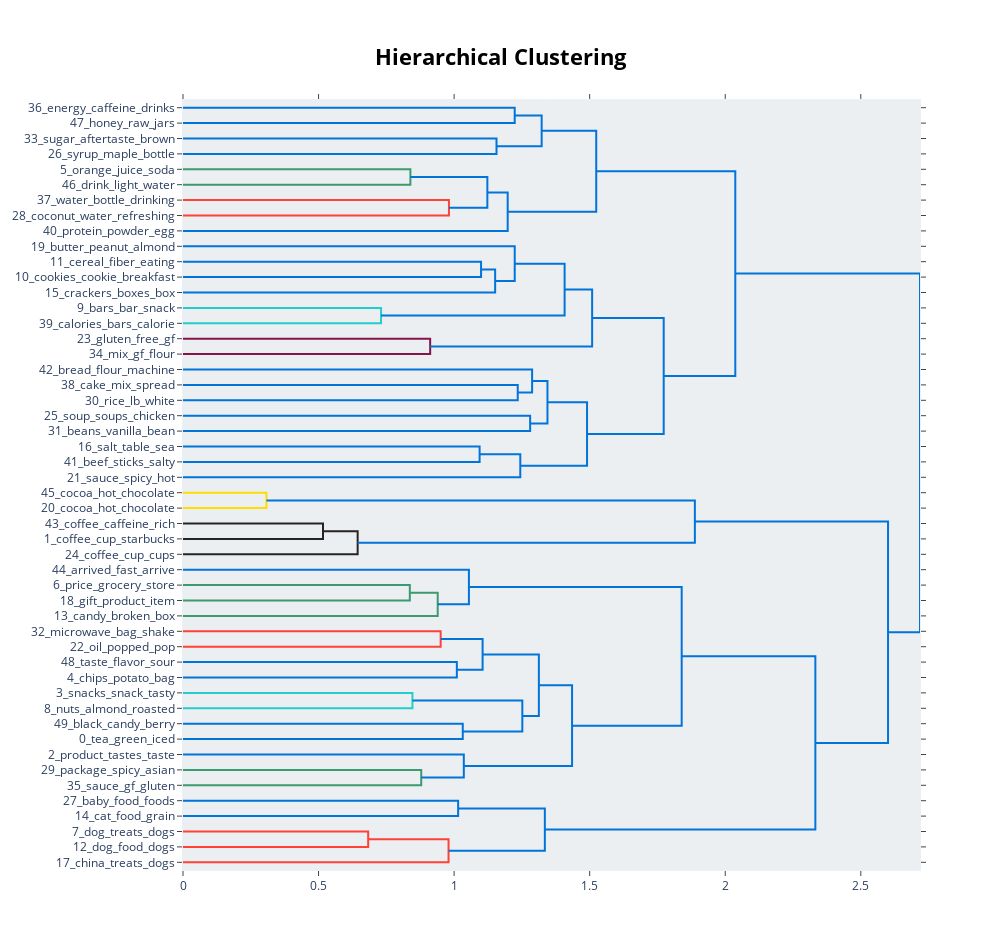

This figure's notebook cell:
### Code cell
topic_model.visualize_hierarchy(top_n_topics=50)

### Figure 1 — Plotly figure (JSON) as saved in the notebook; plotly's stock layout.template omitted (floating-point values rounded to 4 significant figures)
{"data": [{"hoverinfo": "text", "marker": {"color": "rgb(0,116,217)"}, "mode": "lines", "type": "scatter", "x": [0, 1.223, 1.223, 0], "xaxis": "x", "y": [-5, -5, -15, -15], "yaxis": "y"}, {"hoverinfo": "text", "marker": {"color": "rgb(0,116,217)"}, "mode": "lines", "type": "scatter", "x": [0, 1.156, 1.156, 0], "xaxis": "x", "y": [-25, -25, -35, -35], "yaxis": "y"}, {"hoverinfo": "text", "marker": {"color": "rgb(0,116,217)"}, "mode": "lines", "type": "scatter", "x": [1.223, 1.323, 1.323, 1.156], "xaxis": "x", "y": [-10, -10, -30, -30], "yaxis": "y"}, {"hoverinfo": "text", "marker": {"color": "rgb(61,153,112)"}, "mode": "lines", "type": "scatter", "x": [0, 0.8387, 0.8387, 0], "xaxis": "x", "y": [-45, -45, -55, -55], "yaxis": "y"}, {"hoverinfo": "text", "marker": {"color": "rgb(255,65,54)"}, "mode": "lines", "type": "scatter", "x": [0, 0.9809, 0.9809, 0], "xaxis": "x", "y": [-65, -65, -75, -75], "yaxis": "y"}, {"hoverinfo": "text", "marker": {"color": "rgb(0,116,217)"}, "mode": "lines", "type": "scatter", "x": [0.8387, 1.123, 1.123, 0.9809], "xaxis": "x", "y": [-50, -50, -70, -70], "yaxis": "y"}, {"hoverinfo": "text", "marker": {"color": "rgb(0,116,217)"}, "mode": "lines", "type": "scatter", "x": [1.123, 1.198, 1.198, 0], "xaxis": "x", "y": [-60, -60, -85, -85], "yaxis": "y"}, {"hoverinfo": "text", "marker": {"color": "rgb(0,116,217)"}, "mode": "lines", "type": "scatter", "x": [1.323, 1.524, 1.524, 1.198], "xaxis": "x", "y": [-20, -20, -72.5, -72.5], "yaxis": "y"}, {"hoverinfo": "text", "marker": {"color": "rgb(0,116,217)"}, "mode": "lines", "type": "scatter", "x": [0, 1.099, 1.099, 0], "xaxis": "x", "y": [-105, -105, -115, -115], "yaxis": "y"}, {"hoverinfo": "text", "marker": {"color": "rgb(0,116,217)"}, "mode": "lines", "type": "scatter", "x": [1.099, 1.151, 1.151, 0], "xaxis": "x", "y": [-110, -110, -125, -125], "yaxis": "y"}, {"hoverinfo": "text", "marker": {"color": "rgb(0,116,217)"}, "mode": "lines", "type": "scatter", "x": [0, 1.224, 1.224, 1.151], "xaxis": "x", "y": [-95, -95, -117.5, -117.5], "yaxis": "y"}, {"hoverinfo": "text", "marker": {"color": "rgb(35,205,205)"}, "mode": "lines", "type": "scatter", "x": [0, 0.7305, 0.7305, 0], "xaxis": "x", "y": [-135, -135, -145, -145], "yaxis": "y"}, {"hoverinfo": "text", "marker": {"color": "rgb(0,116,217)"}, "mode": "lines", "type": "scatter", "x": [1.224, 1.408, 1.408, 0.7305], "xaxis": "x", "y": [-106.2, -106.2, -140, -140], "yaxis": "y"}, {"hoverinfo": "text", "marker": {"color": "rgb(133,20,75)"}, "mode": "lines", "type": "scatter", "x": [0, 0.9117, 0.9117, 0], "xaxis": "x", "y": [-155, -155, -165, -165], "yaxis": "y"}, {"hoverinfo": "text", "marker": {"color": "rgb(0,116,217)"}, "mode": "lines", "type": "scatter", "x": [1.408, 1.509, 1.509, 0.9117], "xaxis": "x", "y": [-123.1, -123.1, -160, -160], "yaxis": "y"}, {"hoverinfo": "text", "marker": {"color": "rgb(0,116,217)"}, "mode": "lines", "type": "scatter", "x": [0, 1.235, 1.235, 0], "xaxis": "x", "y": [-185, -185, -195, -195], "yaxis": "y"}, {"hoverinfo": "text", "marker": {"color": "rgb(0,116,217)"}, "mode": "lines", "type": "scatter", "x": [0, 1.288, 1.288, 1.235], "xaxis": "x", "y": [-175, -175, -190, -190], "yaxis": "y"}, {"hoverinfo": "text", "marker": {"color": "rgb(0,116,217)"}, "mode": "lines", "type": "scatter", "x": [0, 1.28, 1.28, 0], "xaxis": "x", "y": [-205, -205, -215, -215], "yaxis": "y"}, {"hoverinfo": "text", "marker": {"color": "rgb(0,116,217)"}, "mode": "lines", "type": "scatter", "x": [1.288, 1.344, 1.344, 1.28], "xaxis": "x", "y": [-182.5, -182.5, -210, -210], "yaxis": "y"}, {"hoverinfo": "text", "marker": {"color": "rgb(0,116,217)"}, "mode": "lines", "type": "scatter", "x": [0, 1.094, 1.094, 0], "xaxis": "x", "y": [-225, -225, -235, -235], "yaxis": "y"}, {"hoverinfo": "text", "marker": {"color": "rgb(0,116,217)"}, "mode": "lines", "type": "scatter", "x": [1.094, 1.244, 1.244, 0], "xaxis": "x", "y": [-230, -230, -245, -245], "yaxis": "y"}, {"hoverinfo": "text", "marker": {"color": "rgb(0,116,217)"}, "mode": "lines", "type": "scatter", "x": [1.344, 1.49, 1.49, 1.244], "xaxis": "x", "y": [-196.2, -196.2, -237.5, -237.5], "yaxis": "y"}, {"hoverinfo": "text", "marker": {"color": "rgb(0,116,217)"}, "mode": "lines", "type": "scatter", "x": [1.509, 1.773, 1.773, 1.49], "xaxis": "x", "y": [-141.6, -141.6, -216.9, -216.9], "yaxis": "y"}, {"hoverinfo": "text", "marker": {"color": "rgb(0,116,217)"}, "mode": "lines", "type": "scatter", "x": [1.524, 2.037, 2.037, 1.773], "xaxis": "x", "y": [-46.25, -46.25, -179.2, -179.2], "yaxis": "y"}, {"hoverinfo": "text", "marker": {"color": "rgb(255,220,0)"}, "mode": "lines", "type": "scatter", "x": [0, 0.3077, 0.3077, 0], "xaxis": "x", "y": [-255, -255, -265, -265], "yaxis": "y"}, {"hoverinfo": "text", "marker": {"color": "rgb(40,35,35)"}, "mode": "lines", "type": "scatter", "x": [0, 0.5164, 0.5164, 0], "xaxis": "x", "y": [-275, -275, -285, -285], "yaxis": "y"}, {"hoverinfo": "text", "marker": {"color": "rgb(40,35,35)"}, "mode": "lines", "type": "scatter", "x": [0.5164, 0.6442, 0.6442, 0], "xaxis": "x", "y": [-280, -280, -295, -295], "yaxis": "y"}, {"hoverinfo": "text", "marker": {"color": "rgb(0,116,217)"}, "mode": "lines", "type": "scatter", "x": [0.3077, 1.888, 1.888, 0.6442], "xaxis": "x", "y": [-260, -260, -287.5, -287.5], "yaxis": "y"}, {"hoverinfo": "text", "marker": {"color": "rgb(61,153,112)"}, "mode": "lines", "type": "scatter", "x": [0, 0.8366, 0.8366, 0], "xaxis": "x", "y": [-315, -315, -325, -325], "yaxis": "y"}, {"hoverinfo": "text", "marker": {"color": "rgb(61,153,112)"}, "mode": "lines", "type": "scatter", "x": [0.8366, 0.9395, 0.9395, 0], "xaxis": "x", "y": [-320, -320, -335, -335], "yaxis": "y"}, {"hoverinfo": "text", "marker": {"color": "rgb(0,116,217)"}, "mode": "lines", "type": "scatter", "x": [0, 1.055, 1.055, 0.9395], "xaxis": "x", "y": [-305, -305, -327.5, -327.5], "yaxis": "y"}, {"hoverinfo": "text", "marker": {"color": "rgb(255,65,54)"}, "mode": "lines", "type": "scatter", "x": [0, 0.9504, 0.9504, 0], "xaxis": "x", "y": [-345, -345, -355, -355], "yaxis": "y"}, {"hoverinfo": "text", "marker": {"color": "rgb(0,116,217)"}, "mode": "lines", "type": "scatter", "x": [0, 1.01, 1.01, 0], "xaxis": "x", "y": [-365, -365, -375, -375], "yaxis": "y"}, {"hoverinfo": "text", "marker": {"color": "rgb(0,116,217)"}, "mode": "lines", "type": "scatter", "x": [0.9504, 1.105, 1.105, 1.01], "xaxis": "x", "y": [-350, -350, -370, -370], "yaxis": "y"}, {"hoverinfo": "text", "marker": {"color": "rgb(35,205,205)"}, "mode": "lines", "type": "scatter", "x": [0, 0.8463, 0.8463, 0], "xaxis": "x", "y": [-385, -385, -395, -395], "yaxis": "y"}, {"hoverinfo": "text", "marker": {"color": "rgb(0,116,217)"}, "mode": "lines", "type": "scatter", "x": [0, 1.032, 1.032, 0], "xaxis": "x", "y": [-405, -405, -415, -415], "yaxis": "y"}, {"hoverinfo": "text", "marker": {"color": "rgb(0,116,217)"}, "mode": "lines", "type": "scatter", "x": [0.8463, 1.252, 1.252, 1.032], "xaxis": "x", "y": [-390, -390, -410, -410], "yaxis": "y"}, {"hoverinfo": "text", "marker": {"color": "rgb(0,116,217)"}, "mode": "lines", "type": "scatter", "x": [1.105, 1.313, 1.313, 1.252], "xaxis": "x", "y": [-360, -360, -400, -400], "yaxis": "y"}, {"hoverinfo": "text", "marker": {"color": "rgb(61,153,112)"}, "mode": "lines", "type": "scatter", "x": [0, 0.8787, 0.8787, 0], "xaxis": "x", "y": [-435, -435, -445, -445], "yaxis": "y"}, {"hoverinfo": "text", "marker": {"color": "rgb(0,116,217)"}, "mode": "lines", "type": "scatter", "x": [0, 1.036, 1.036, 0.8787], "xaxis": "x", "y": [-425, -425, -440, -440], "yaxis": "y"}, {"hoverinfo": "text", "marker": {"color": "rgb(0,116,217)"}, "mode": "lines", "type": "scatter", "x": [1.313, 1.435, 1.435, 1.036], "xaxis": "x", "y": [-380, -380, -432.5, -432.5], "yaxis": "y"}, {"hoverinfo": "text", "marker": {"color": "rgb(0,116,217)"}, "mode": "lines", "type": "scatter", "x": [1.055, 1.839, 1.839, 1.435], "xaxis": "x", "y": [-316.2, -316.2, -406.2, -406.2], "yaxis": "y"}, {"hoverinfo": "text", "marker": {"color": "rgb(0,116,217)"}, "mode": "lines", "type": "scatter", "x": [0, 1.015, 1.015, 0], "xaxis": "x", "y": [-455, -455, -465, -465], "yaxis": "y"}, {"hoverinfo": "text", "marker": {"color": "rgb(255,65,54)"}, "mode": "lines", "type": "scatter", "x": [0, 0.683, 0.683, 0], "xaxis": "x", "y": [-475, -475, -485, -485], "yaxis": "y"}, {"hoverinfo": "text", "marker": {"color": "rgb(255,65,54)"}, "mode": "lines", "type": "scatter", "x": [0.683, 0.9795, 0.9795, 0], "xaxis": "x", "y": [-480, -480, -495, -495], "yaxis": "y"}, {"hoverinfo": "text", "marker": {"color": "rgb(0,116,217)"}, "mode": "lines", "type": "scatter", "x": [1.015, 1.335, 1.335, 0.9795], "xaxis": "x", "y": [-460, -460, -487.5, -487.5], "yaxis": "y"}, {"hoverinfo": "text", "marker": {"color": "rgb(0,116,217)"}, "mode": "lines", "type": "scatter", "x": [1.839, 2.332, 2.332, 1.335], "xaxis": "x", "y": [-361.2, -361.2, -473.8, -473.8], "yaxis": "y"}, {"hoverinfo": "text", "marker": {"color": "rgb(0,116,217)"}, "mode": "lines", "type": "scatter", "x": [1.888, 2.6, 2.6, 2.332], "xaxis": "x", "y": [-273.8, -273.8, -417.5, -417.5], "yaxis": "y"}, {"hoverinfo": "text", "marker": {"color": "rgb(0,116,217)"}, "mode": "lines", "type": "scatter", "x": [2.037, 2.718, 2.718, 2.6], "xaxis": "x", "y": [-112.7, -112.7, -345.6, -345.6], "yaxis": "y"}], "layout": {"autosize": false, "height": 950, "hoverlabel": {"bgcolor": "white", "font": {"family": "Rockwell", "size": 16}}, "hovermode": "closest", "plot_bgcolor": "#ECEFF1", "showlegend": false, "title": {"font": {"color": "Black", "size": 22}, "text": "<b>Hierarchical Clustering</b>", "x": 0.5, "xanchor": "center", "yanchor": "top"}, "width": 1000, "xaxis": {"mirror": "allticks", "rangemode": "tozero", "showgrid": false, "showline": true, "showticklabels": true, "ticks": "outside", "type": "linear", "zeroline": false}, "yaxis": {"mirror": "allticks", "range": [-500, 0], "rangemode": "tozero", "showgrid": false, "showline": true, "showticklabels": true, "tickmode": "array", "ticks": "outside", "ticktext": ["36_energy_caffeine_drinks", "47_honey_raw_jars", "33_sugar_aftertaste_brown", "26_syrup_maple_bottle", "5_orange_juice_soda", "46_drink_light_water", "37_water_bottle_drinking", "28_coconut_water_refreshing", "40_protein_powder_egg", "19_butter_peanut_almond", "11_cereal_fiber_eating", "10_cookies_cookie_breakfast", "15_crackers_boxes_box", "9_bars_bar_snack", "39_calories_bars_calorie", "23_gluten_free_gf", "34_mix_gf_flour", "42_bread_flour_machine", "38_cake_mix_spread", "30_rice_lb_white", "25_soup_soups_chicken", "31_beans_vanilla_bean", "16_salt_table_sea", "41_beef_sticks_salty", "21_sauce_spicy_hot", "45_cocoa_hot_chocolate", "20_cocoa_hot_chocolate", "43_coffee_caffeine_rich", "1_coffee_cup_starbucks", "24_coffee_cup_cups", "44_arrived_fast_arrive", "6_price_grocery_store", "18_gift_product_item", "13_candy_broken_box", "32_microwave_bag_shake", "22_oil_popped_pop", "48_taste_flavor_sour", "4_chips_potato_bag", "3_snacks_snack_tasty", "8_nuts_almond_roasted", "49_black_candy_berry", "0_tea_green_iced", "2_product_tastes_taste", "29_package_spicy_asian", "35_sauce_gf_gluten", "27_baby_food_foods", "14_cat_food_grain", "7_dog_treats_dogs", "12_dog_food_dogs", "17_china_treats_dogs"], "tickvals": [-5, -15, -25, -35, -45, -55, -65, -75, -85, -95, -105, -115, -125, -135, -145, -155, -165, -175, -185, -195, -205, -215, -225, -235, -245, -255, -265, -275, -285, -295, -305, -315, -325, -335, -345, -355, -365, -375, -385, -395, -405, -415, -425, -435, -445, -455, -465, -475, -485, -495], "type": "linear", "zeroline": false}}}
